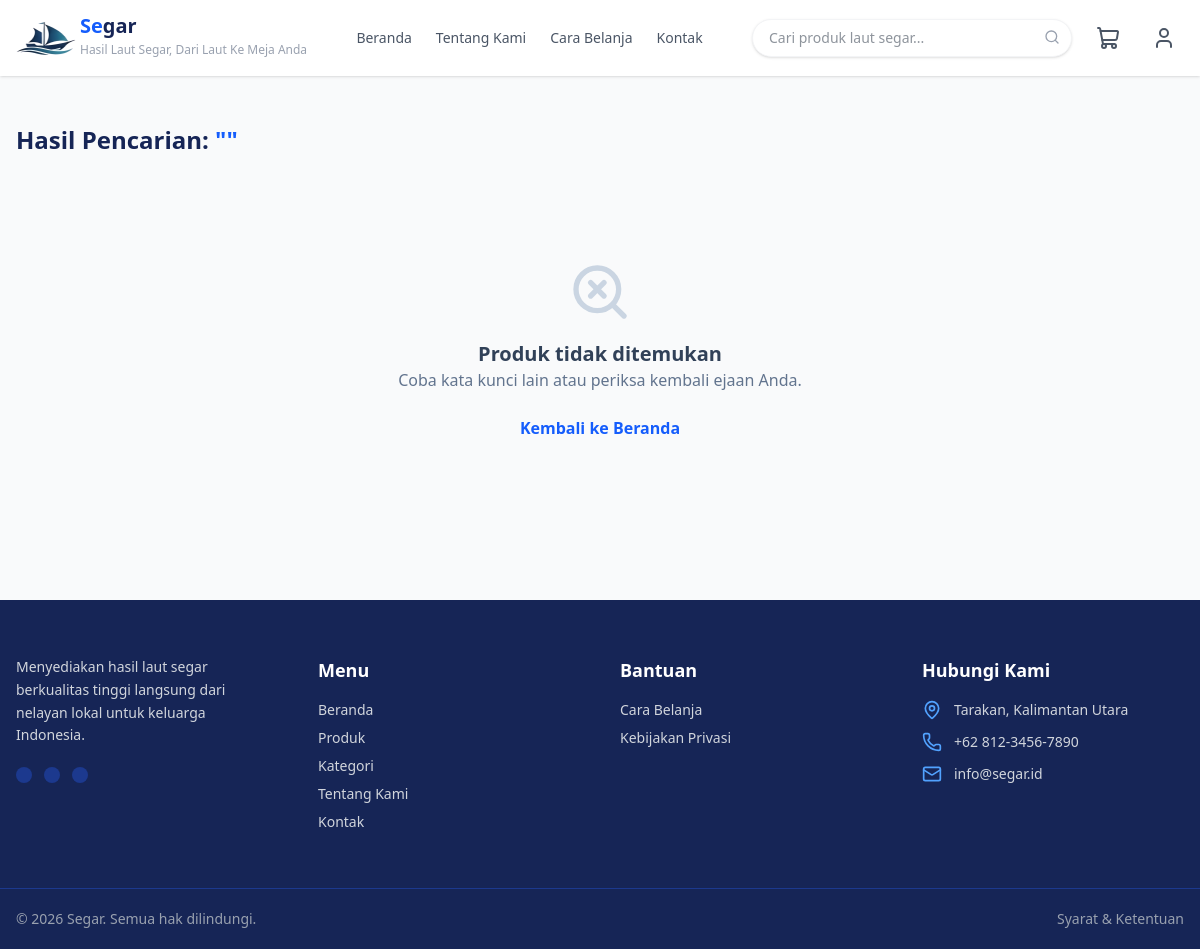
The page /pages/search.php on the database as committed earlier.
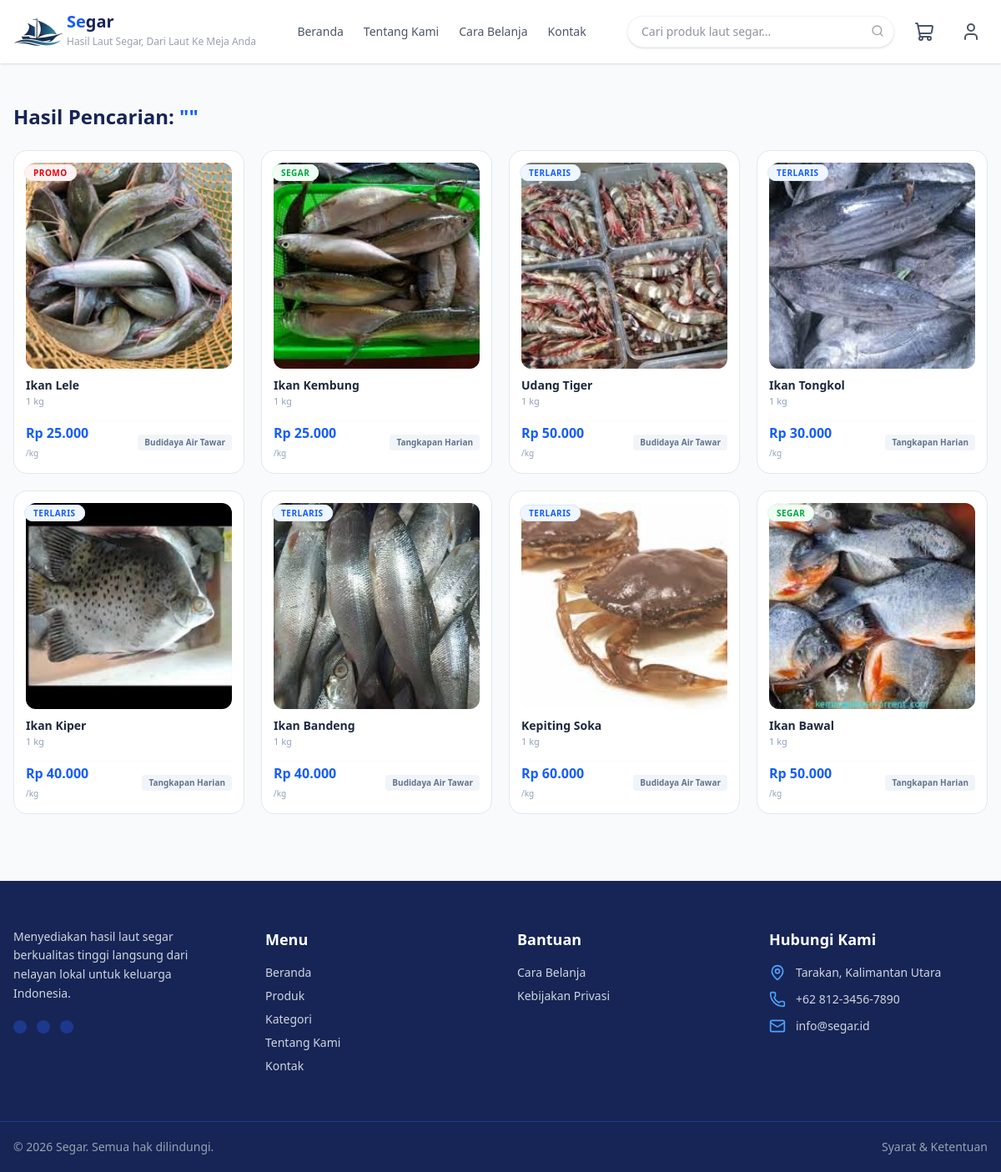
The same page on the database as committed later.
### tables this page shows
CREATE TABLE `products` (
  `id` int(11) NOT NULL,
  `user_id` int(11) NOT NULL,
  `nama_produk` varchar(150) NOT NULL,
  `slug` varchar(150) DEFAULT NULL,
  `kategori` varchar(50) DEFAULT NULL,
  `deskripsi` text DEFAULT NULL,
  `harga` decimal(12,2) NOT NULL,
  `stok` int(11) DEFAULT 0,
  `berat` decimal(8,2) DEFAULT NULL,
  `satuan` varchar(20) DEFAULT NULL,
  `asal_produk` varchar(100) DEFAULT NULL,
  `badge` varchar(50) DEFAULT NULL,
  `status` enum('aktif','nonaktif') DEFAULT 'aktif',
  `created_at` timestamp NOT NULL DEFAULT current_timestamp(),
  `updated_at` timestamp NULL DEFAULT NULL
);

### pages/search.php (the view, shortened to what the changed rows need)
<?php
include '../config/koneksi.php';
$search_query = isset($_GET['q']) ? mysqli_real_escape_string($conn, $_GET['q']) : '';
$query = "SELECT p.*,
          (SELECT pi.nama_file FROM product_images pi WHERE pi.product_id = p.id LIMIT 1) as gambar_utama
          FROM products p
          WHERE p.status = 'aktif'
          AND (p.nama_produk LIKE '%$search_query%' OR p.slug LIKE '%$search_query%')
          ORDER BY p.id DESC";
$result = mysqli_query($conn, $query);
?>
<!DOCTYPE html>
<html lang="id">
    <?php include '../includes/head.php'; ?>
<body class="bg-gray-50 text-gray-800 font-sans">
    <main class="max-w-7xl mx-auto px-4 my-12">
        <h2 class="text-2xl font-bold text-blue-950 mb-6">
            Hasil Pencarian: <span class="text-blue-600">"<?= htmlspecialchars($search_query); ?>"</span>
        </h2>
        <?php if (mysqli_num_rows($result) > 0): ?>
            <div class="grid grid-cols-1 sm:grid-cols-2 md:grid-cols-3 lg:grid-cols-4 xl:grid-cols-5 gap-5">
                <?php while ($row = mysqli_fetch_assoc($result)):
                    $badge_text = !empty($row['badge']) ? htmlspecialchars($row['badge']) : 'SEGAR';
                    $badge_class = ($badge_text === 'TERLARIS') ? 'bg-blue-50 text-blue-600 border-blue-100' : (($badge_text === 'PROMO') ? 'bg-red-50 text-red-600 border-red-100' : 'bg-green-50 text-green-600 border-green-100');
                    $icon = str_contains(strtolower($row['kategori'] ?? ''), 'udang') ? 'shrimp' : (str_contains(strtolower($row['kategori'] ?? ''), 'kepiting') ? 'crab' : 'fish');
                ?>
                <a href="product-details.php?produk=<?= $row['slug']; ?>" class="w-full bg-white border border-slate-200 rounded-2xl p-3.5 hover:shadow-sm hover:-translate-y-[2px] transition-all duration-200 relative flex flex-col group">
                    <div class="absolute top-3 left-3 z-10">
                        <span class="<?= $badge_class; ?> text-[10px] font-bold px-2.5 py-0.5 rounded-full uppercase tracking-wider border">
                            <?= $badge_text; ?>
                        </span>
                    </div>
                    <div class="w-full aspect-square flex items-center justify-center overflow-hidden rounded-xl mb-2.5 bg-slate-50 relative">
                        <?php if (!empty($row['gambar_utama']) && file_exists("../assets/img/product-image/" . $row['gambar_utama'])): ?>
                            <img src="../assets/img/product-image/<?= $row['gambar_utama']; ?>" alt="<?= htmlspecialchars($row['nama_produk']); ?>" class="w-full h-full object-cover">
                        <?php else: ?>
                            <div class="w-full h-full flex items-center justify-center text-blue-500/70 p-1">
                                <i data-lucide="<?= $icon; ?>" class="w-14 h-14"></i>
                            </div>
                        <?php endif; ?>
                    </div>
                    <div class="space-y-0.5 mb-2.5 flex-1 flex flex-col">
                        <h4 class="font-bold text-slate-800 text-sm leading-snug line-clamp-2" title="<?= htmlspecialchars($row['nama_produk']); ?>">
                            <?= htmlspecialchars($row['nama_produk']); ?>
                        </h4>
                        <p class="text-[11px] text-slate-400 mt-auto font-medium">
                            <?= number_format($row['berat'], 0); ?> <?= htmlspecialchars($row['satuan'] ?? 'kg'); ?>
                        </p>
                    </div>
                    <div class="flex items-center justify-between pt-1 border-t border-slate-50 mt-1">
                        <div>
                            <span class="text-blue-600 font-extrabold text-sm md:text-base block leading-tight">
                                Rp <?= number_format($row['harga'], 0, ',', '.'); ?>
                            </span>
                            <span class="text-[10px] text-slate-400">/<?= htmlspecialchars($row['satuan'] ?? 'kg'); ?></span>
                        </div>
                        <div class="text-right max-w-[50%]">
                            <span class="text-[10px] font-semibold text-slate-500 bg-slate-100 px-2 py-0.5 rounded truncate block" title="<?= htmlspecialchars($row['asal_produk'] ?? 'Lokal'); ?>">
                                <?= !empty($row['asal_produk']) ? htmlspecialchars($row['asal_produk']) : 'Lokal'; ?>
                            </span>
                        </div>
                    </div>
                </a>
                <?php endwhile; ?>
            </div>
        <?php else: ?>
            <div class="text-center py-20">
                <i data-lucide="search-x" class="w-16 h-16 text-slate-300 mx-auto mb-4"></i>
                <h3 class="text-xl font-bold text-slate-700">Produk tidak ditemukan</h3>
                <p class="text-slate-500">Coba kata kunci lain atau periksa kembali ejaan Anda.</p>
                <a href="../index.php" class="mt-6 inline-block text-blue-600 font-semibold hover:underline">Kembali ke Beranda</a>
            </div>
        <?php endif; ?>
    </main>
</body>
</html>

Rows that differ between the two databases and show on the page:
added products: badge "PROMO", shows a picture, nama_produk "Ikan Lele", berat "1", satuan "kg", harga "25.000", asal_produk "Budidaya Air Tawar"
added products: badge "SEGAR", shows a picture, nama_produk "Ikan Kembung", berat "1", satuan "kg", harga "25.000", asal_produk "Tangkapan Harian"
added products: badge "TERLARIS", shows a picture, nama_produk "Udang Tiger", berat "1", satuan "kg", harga "50.000", asal_produk "Budidaya Air Tawar"
added products: badge "TERLARIS", shows a picture, nama_produk "Ikan Tongkol", berat "1", satuan "kg", harga "30.000", asal_produk "Tangkapan Harian"
added products: badge "TERLARIS", shows a picture, nama_produk "Ikan Kiper", berat "1", satuan "kg", harga "40.000", asal_produk "Tangkapan Harian"
added products: badge "TERLARIS", shows a picture, nama_produk "Ikan Bandeng", berat "1", satuan "kg", harga "40.000", asal_produk "Budidaya Air Tawar"
added products: badge "TERLARIS", shows a picture, nama_produk "Kepiting Soka", berat "1", satuan "kg", harga "60.000", asal_produk "Budidaya Air Tawar"
added products: badge "SEGAR", shows a picture, nama_produk "Ikan Bawal", berat "1", satuan "kg", harga "50.000", asal_produk "Tangkapan Harian"
Other text that changed with them:
text no longer shown: "Produk tidak ditemukan Coba kata kunci lain atau periksa kembali ejaan Anda. Kembali ke Beranda"
